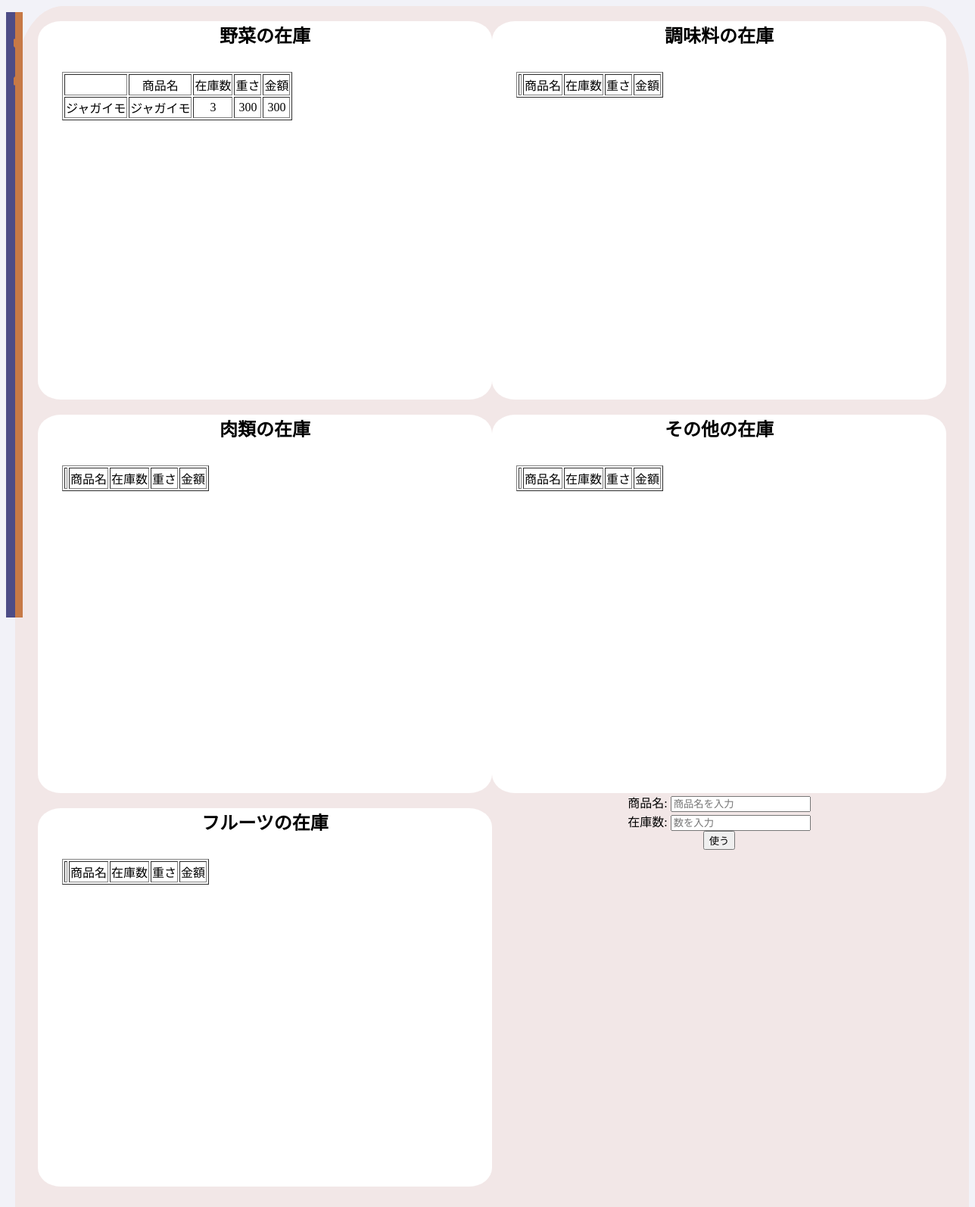
The app's page /list_two/ with its own data.
### app/models.py (models this page shows, shortened)
class Branch_two(models.Model):
    name = models.CharField(max_length=255)
    weight = models.IntegerField()
    stock = models.IntegerField()
    cost = models.IntegerField()
    classification = models.CharField('分類', max_length=10, default='その他')
    created_at = models.DateTimeField(auto_now_add=True)
    updated_at = models.DateTimeField(auto_now=True)

### app/views.py (the view)
# urls.py: path('list_two/', views.List_TwoView.as_view(), name='list_two'),
class List_TwoView(generic.ListView):
    model = Branch_two
    template_name = 'branch_two.html'
    def get_context_data(self, **kwargs):
        context=super().get_context_data(**kwargs)
        context['branch_two_vegetable_list'] = Branch_two.objects.filter(classification='野菜')
        context['branch_two_meet_list'] = Branch_two.objects.filter(classification='肉類')
        context['branch_two_fruits_list'] = Branch_two.objects.filter(classification='フルーツ')
        context['branch_two_seasoning_list'] = Branch_two.objects.filter(classification='調味料')
        context['branch_two_others_list'] = Branch_two.objects.filter(classification='その他')
        branch_two_vegetable_paginator = Paginator(context['branch_two_vegetable_list'], 10)
        branch_two_vegetable_page_number = self.request.GET.get('branch_two_vegetable_page')
        branch_two_vegetable_page_obj = branch_two_vegetable_paginator.get_page(branch_two_vegetable_page_number)
        context['branch_two_vegetable_page_obj'] = branch_two_vegetable_page_obj
        branch_two_meet_paginator = Paginator(context['branch_two_meet_list'], 10)
        branch_two_meet_page_number = self.request.GET.get('branch_two_meet_page')
        branch_two_meet_page_obj = branch_two_meet_paginator.get_page(branch_two_meet_page_number)
        context['branch_two_meet_page_obj'] = branch_two_meet_page_obj
        branch_two_fruits_paginator = Paginator(context['branch_two_fruits_list'], 10)
        branch_two_fruits_page_number = self.request.GET.get('branch_two_fruits_page')
        branch_two_fruits_page_obj = branch_two_fruits_paginator.get_page(branch_two_fruits_page_number)
        context['branch_two_fruits_page_obj'] = branch_two_fruits_page_obj
        branch_two_seasoning_paginator = Paginator(context['branch_two_seasoning_list'], 10)
        branch_two_seasoning_page_number = self.request.GET.get('branch_two_seasoning_page')
        branch_two_seasoning_page_obj = branch_two_seasoning_paginator.get_page(branch_two_seasoning_page_number)
        context['branch_two_seasoning_page_obj'] = branch_two_seasoning_page_obj
        branch_two_others_paginator = Paginator(context['branch_two_others_list'], 10)
        branch_two_others_page_number = self.request.GET.get('branch_two_others_page')
        branch_two_others_page_obj = branch_two_others_paginator.get_page(branch_two_others_page_number)
        context['branch_two_others_page_obj'] = branch_two_others_page_obj
        return context

### app/templates/branch_two.html (shortened to what this page needs)
{% extends 'base.html' %}
{% block content %}
    <div class="others">
        <div class="list_one">
            <div class="vege">
                <h2>野菜の在庫</h2>
                <table border="1">
                    <tr>
                        <td></td>
                        <td>商品名</td>
                        <td>在庫数</td>
                        <td>重さ</td>
                        <td>金額</td>
                    </tr>
                    {% for branch_vege in branch_two_vegetable_page_obj %}
                    <tr>
                        <td>{{ branch_vege.name }}</td>
                        <td>{{ branch_vege.name }}</td>
                        <td>{{ branch_vege.stock }}</td>
                        <td>{{ branch_vege.weight }}</td>
                        <td>{{ branch_vege.cost }}</td>
                    </tr>
                    {% endfor %}
                </table>
            </div>
            <div class="vege">
                <h2>肉類の在庫</h2>
                <table border="1">
                    <tr>
                        <td></td>
                        <td>商品名</td>
                        <td>在庫数</td>
                        <td>重さ</td>
                        <td>金額</td>
                    </tr>
                </table>
            </div>
            <div class="vege">
                <h2>フルーツの在庫</h2>
                <table border="1">
                    <tr>
                        <td></td>
                        <td>商品名</td>
                        <td>在庫数</td>
                        <td>重さ</td>
                        <td>金額</td>
                    </tr>
                </table>
            </div>
        </div>
        <div class="list_two">
            <div class="veg">
                <h2>調味料の在庫</h2>
                <table border="1">
                    <tr>
                        <td></td>
                        <td>商品名</td>
                        <td>在庫数</td>
                        <td>重さ</td>
                        <td>金額</td>
                    </tr>
                </table>
            </div>
            <div class="veg">
                <h2>その他の在庫</h2>
                <table border="1">
                    <tr>
                        <td></td>
                        <td>商品名</td>
                        <td>在庫数</td>
                        <td>重さ</td>
                        <td>金額</td>
                    </tr>
                </table>
            </div>
            <div class="form">
                <form method="POST" action="{% url 'app:liquidation_two' %}">
                    <label for="name">商品名:</label>
                    <input type="text" name="name" id="name" required placeholder="商品名を入力">
                    <br>
                    <label for="stock">在庫数:</label>
                    <input type="number" name="stock" id="stock" min="0" required placeholder="数を入力">
                    <br>
                    <input type="submit" value="使う">
                </form>
            </div>
        </div>
    </div>
{% endblock %}

### static/style.css (style rules this page uses)
body { background-color: #e0e0ed63; }
.others { width: 1300px; height: 2000px; background: rgb(242, 231, 231); border-radius: 5%; display: flex; text-align: center; justify-content: space-between; }
.vege { border-radius: 5%; margin-left: 30px; height: 500px; width: 600px; background: white; }
.veg { border-radius: 5%; margin-right: 30px; height: 500px; width: 600px; background: white; }
.vege table { margin: 2rem; text-align: center; }
.veg table { margin: 2rem; text-align: center; }
.form { height: 200px; width: 600px; }

### records on screen
Branch_two: name "ジャガイモ", stock "3", weight "300", cost "300"
